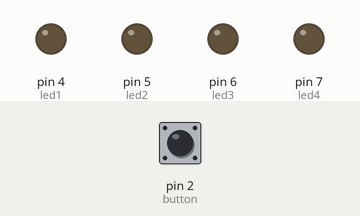
This sketch was run on a simulated Arduino Uno, built with avr-gcc and run on an emulated ATmega328P. On the bench: output pins drawn as LEDs (lit = HIGH). The test bench sets the inputs (shaded band); at power-on: pin 2 (button) LOW.

Above: at 1.2 s.
1.3 s: pin 2 (button) pulled HIGH for 0.15 s
At 3.7 s:
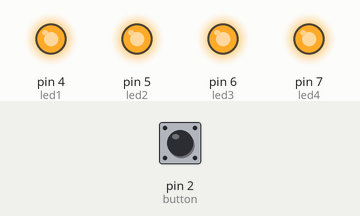
4.0 s: pin 2 (button) pulled HIGH for 1 s
At 5.95 s:
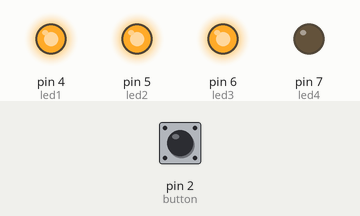
8.0 s: pin 2 (button) pulled HIGH for 3.2 s
At 8.45 s:
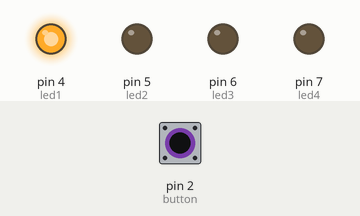
Timing chart, 0 to 13.7 s (numbered marks = the images above; inputs shaded):
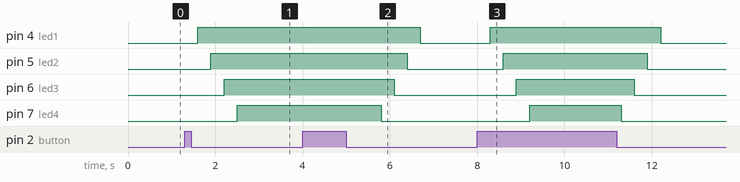

Measured:
- after the input at 1.3 s, pin 4 (led1): LOW → HIGH after 0.30 s; pin 5 (led2): LOW → HIGH after 0.60 s; pin 6 (led3): LOW → HIGH after 0.90 s; pin 7 (led4): LOW → HIGH after 1.2 s
- after the input at 4.0 s, pin 4 (led1): HIGH → LOW after 2.7 s; pin 5 (led2): HIGH → LOW after 2.4 s; pin 6 (led3): HIGH → LOW after 2.1 s; pin 7 (led4): HIGH → LOW after 1.8 s
- after the input at 8.0 s, pin 4 (led1): LOW → HIGH after 0.30 s, → LOW 3.9 s later; pin 5 (led2): LOW → HIGH after 0.60 s, → LOW 3.3 s later; pin 6 (led3): LOW → HIGH after 0.90 s, → LOW 2.7 s later; pin 7 (led4): LOW → HIGH after 1.2 s, → LOW 2.1 s later

The sketch:

MODUL1_24_3.ino
```cpp
int button = 2;
int nilaibutton;
int count;

int led1=4;
int led2=5;
int led3=6;
int led4=7;


void setup() {
  // put your setup code here, to run once:
  pinMode(button, INPUT);
  pinMode(led1, OUTPUT);
  pinMode(led2, OUTPUT);
  pinMode(led3, OUTPUT);
  pinMode(led4, OUTPUT);

}

void loop() {
  // put your main code here, to run repeatedly:

  nilaibutton = digitalRead(button);

  if(nilaibutton == 1){
  count++;
  delay(300);
  digitalWrite(led1, HIGH);
  delay(300);
  digitalWrite(led2, HIGH);
  delay(300);
  digitalWrite(led3, HIGH);
  delay(300);
  digitalWrite(led4, HIGH);
  delay(300);
  }
  if(count==2){
    delay(300);
  digitalWrite(led4, LOW);
  delay(300);
  digitalWrite(led3, LOW);
  delay(300);
  digitalWrite(led2, LOW);
  delay(300);
  digitalWrite(led1, LOW);
  delay(300);
  count=0;
  }
}
```
